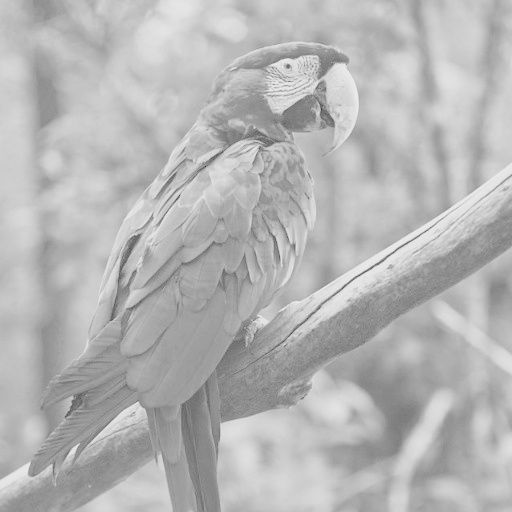
#> input picture imageprocessing_course_icmc-master/images/arara.jpg, 512 x 512 px
$ python trab1.py
#> lines starting #> are read from the running program, lines starting #| are printed output that depends on the picture
'''
Daniel Penna Chaves Bertazzo - 10349561

SCC0251 - Image Processing - ICMC/USP
First semester of 2020

Assignment 1: Intensity transformations
'''

import numpy as np
import imageio


# ..:: Transformation functions ::..

# 1) Inversion
def invert(r):
    '''
    Inverts a given image.
    Input:
        r: original image to be inverted
    Return:
        image after transformation
    '''
    return (255 - r).astype(np.uint8)


# 2) Contrast modulation
def contrast_modulation(r, c, d):
    '''
    Computes a contrast modulation transformation on the image, resulting in an image with new
    highest and lowest values (brightest and darkest pixels).
    Input:
        r: original image
        c: new lowest pixel value
        d: new highest pixel value
    Return:
        image after transformation
    '''
    # Finds minimum and maximum values in image
    a = np.amin(r)
    b = np.amax(r)

    # Computes the transformation
    return ((r-a) * ((d-c) / (b-a)) + c).astype(np.uint8)


# 3) Logarithmic function
def logarithmic(r):
    '''
    Computes a logarithmic transformation on the image.
    Input:
        r: original image
    Return:
        image after transformation
    '''
    # Finds the image's maximum pixel value
    R = float(np.amax(r))

    # Computes the transformation
    return ( 255.0 * (np.log2(1.0 + r) / np.log2(1.0 + R)) ).astype(np.uint8)


# 4) Gamma adjustment
def gamma_adjustment(r, W, Lambda):
    '''
    Computes a gamma adjustment transformation in the image
    Input:
        r: original image
        W: weighs the result
        Lamdbda: transformation parameter
    Return:
        image after transformation
    '''
    return (W * np.power(r, Lambda)).astype(np.uint8)


# Root squared error (RSE)
def rse(r, m):
    '''
    Computes the Root Squared Error (RSE) between the original image and the
    image generated after the transformation.
    Input:
        r: original image
        m: modified image
    Return:
       root squared error value
    '''
    return np.sqrt(np.sum(np.power(m.astype(np.float64) - r.astype(np.float64), 2)))


# *********************************************** "Main" ***********************************************

# ..:: Reading input data ::..
filename = str(input()).rstrip() # Image's file name
#> the answer given: imageprocessing_course_icmc-master/images/arara.jpg
r = imageio.imread(filename)     # Reads the image
#> r is the input picture: shape (512, 512); min 46, max 239, mean 181
T = int(input())                 # Which transformation to apply
#> the answer given: 3
S = int(input())                 # Parameter S (to save or not afterwards)
#> the answer given: 3


# ..:: Selects which transformation function to call ::..

# Tranformation 1: Inversion
if T == 1:
    m = invert(r)

# Transformation 2: Contrast modulation
elif T == 2:
    # Reads parameters needed for transformation 2
    c = int(input()) # New lowest
    d = int(input()) # New highest

    m = contrast_modulation(r, c, d)

# Transformation 3: Logarithmic function
elif T == 3:
    m = logarithmic(r)
#> in logarithmic, `R = float(np.amax(r))`: R = 239
#> in logarithmic, `return ( 255.0 * (np.log2(1.0 + r) / np.log2(1.0 + R)) ).astype(np.uin..`:
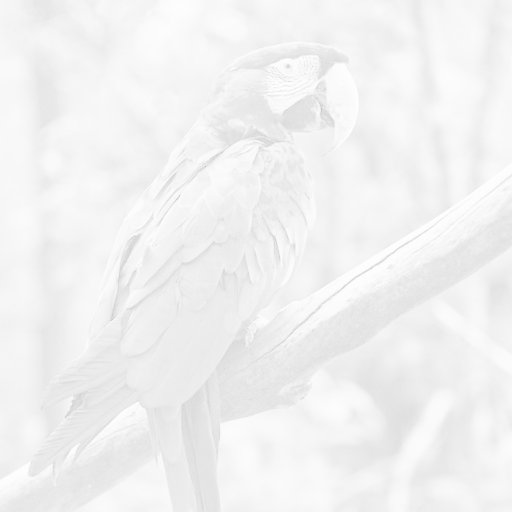
#> returned value: shape (512, 512); min 179, max 255, mean 241.2

# Transformation 4: Gamma adjustment
elif T == 4:
    # Reads parameters needed for transformation 4
    W = int(input())
    Lambda = float(input())

    m = gamma_adjustment(r, W, Lambda)


# Computes the RSE between the images
err = rse(r, m)
#> err = 32127.2

# Prints the output (the error)
print("%.4f" %err, end='')
#| 32127.1686

$ run again, on imageprocessing_course_icmc-master/images/mountain.jpg
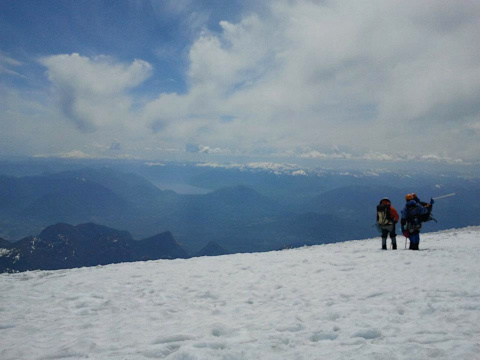
#> input picture imageprocessing_course_icmc-master/images/mountain.jpg, 480 x 360 px
#> r is the input picture: shape (360, 480, 3); mean R, G, B 127.2, 143.7, 158.3
#> R = 206
#> in logarithmic, `return ( 255.0 * (np.log2(1.0 + r) / np.log2(1.0 + R)) ).astype(np.uin..`:
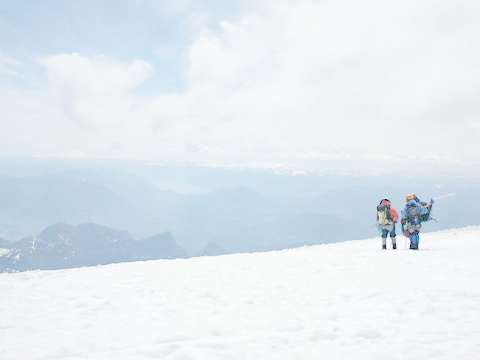
#> returned value: shape (360, 480, 3); mean of channels 0, 1, 2 226.8, 234.9, 240.7; drawn as R, G, B
#> err = 67652.4
#| 67652.3703
